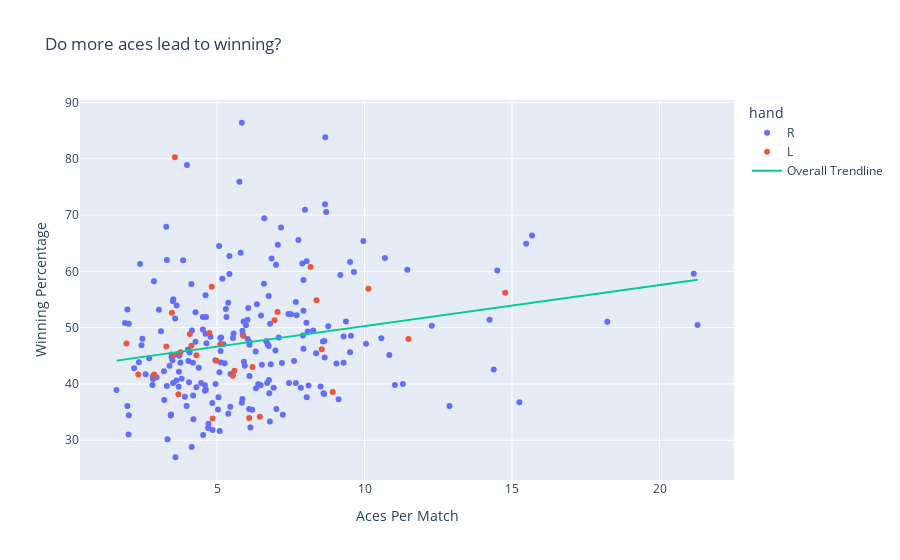

The notebook cell this image was saved under:
### Markdown cell above
Analyze Potential Correlation Between Aces and Winning matches

### Code cell
fig = px.scatter(player_50, x = 'avg_aces', y = 'Win_Pct', hover_data = 'player_name', color = 'hand', trendline = 'ols', trendline_scope = 'overall', title = 'Do more aces lead to winning?', labels = {
    'avg_aces': 'Aces Per Match',
    'Win_Pct': 'Winning Percentage'
})

fig.show()

### Figure 1 — Plotly figure (JSON) as saved in the notebook; plotly's stock layout.template omitted (floating-point values rounded to 4 significant figures; data arrays with more than 128 entries replaced by an {"elided": "..."} marker saying what was removed)
{"data": [{"customdata": {"elided": "215x1 str values"}, "hovertemplate": "hand=R<br>Aces Per Match=%{x}<br>Winning Percentage=%{y}<br>player_name=%{customdata[0]}<extra></extra>", "legendgroup": "R", "marker": {"color": "#636efa", "symbol": "circle"}, "mode": "markers", "name": "R", "orientation": "v", "showlegend": true, "type": "scatter", "x": {"elided": "215 float values"}, "xaxis": "x", "y": {"elided": "215 float values"}, "yaxis": "y"}, {"customdata": [["Feliciano Lopez"], ["Gilles Muller"], ["Fernando Verdasco"], ["Horacio Zeballos"], ["Rafael Nadal"], ["Mischa Zverev"], ["Thomaz Bellucci"], ["Ruben Bemelmans"], ["Albert Ramos"], ["Adrian Mannarino"], ["Martin Klizan"], ["Donald Young"], ["Facundo Bagnis"], ["Guido Pella"], ["Federico Delbonis"], ["Jiri Vesely"], ["Liam Broady"], ["Thiago Monteiro"], ["Yoshihito Nishioka"], ["Maximilian Marterer"], ["Cameron Norrie"], ["Alejandro Tabilo"], ["Denis Shapovalov"], ["Dominik Koepfer"], ["Alex Molcan"], ["Marc Andrea Huesler"], ["Corentin Moutet"], ["Ugo Humbert"], ["Hugo Gaston"], ["Jack Draper"], ["Juncheng Shang"], ["Ben Shelton"]], "hovertemplate": "hand=L<br>Aces Per Match=%{x}<br>Winning Percentage=%{y}<br>player_name=%{customdata[0]}<extra></extra>", "legendgroup": "L", "marker": {"color": "#EF553B", "symbol": "circle"}, "mode": "markers", "name": "L", "orientation": "v", "showlegend": true, "type": "scatter", "x": [11.49, 14.77, 5.89, 6.2, 3.57, 5.59, 4.98, 6.09, 3.28, 4.74, 4.08, 3.76, 4.85, 5.14, 3.53, 8.55, 3.69, 5.54, 1.93, 6.45, 4.82, 6.95, 8.37, 4.3, 3.47, 8.92, 2.33, 7.05, 2.87, 8.17, 4.13, 10.13], "xaxis": "x", "y": [48.0, 56.19, 48.58, 43.01, 80.25, 42.35, 44.14, 33.93, 46.64, 49.04, 48.85, 45.64, 33.88, 47.04, 45.09, 46.18, 38.18, 41.44, 47.18, 34.17, 57.26, 51.33, 54.86, 45.11, 52.63, 38.55, 41.67, 52.77, 41.67, 60.77, 46.77, 56.91], "yaxis": "y"}, {"hovertemplate": "<b>OLS trendline</b><br>Win_Pct = 0.728771 * avg_aces + 42.9832<br>R<sup>2</sup>=0.050234<br><br>Aces Per Match=%{x}<br>Winning Percentage=%{y} <b>(trend)</b><extra></extra>", "legendgroup": "Overall Trendline", "line": {"color": "#00cc96"}, "mode": "lines", "name": "Overall Trendline", "showlegend": true, "type": "scatter", "x": {"elided": "247 float values"}, "xaxis": "x", "y": {"elided": "247 float values"}, "yaxis": "y"}], "layout": {"legend": {"title": {"text": "hand"}, "tracegroupgap": 0}, "title": {"text": "Do more aces lead to winning?"}, "xaxis": {"anchor": "y", "domain": [0, 1], "title": {"text": "Aces Per Match"}}, "yaxis": {"anchor": "x", "domain": [0, 1], "title": {"text": "Winning Percentage"}}}}
